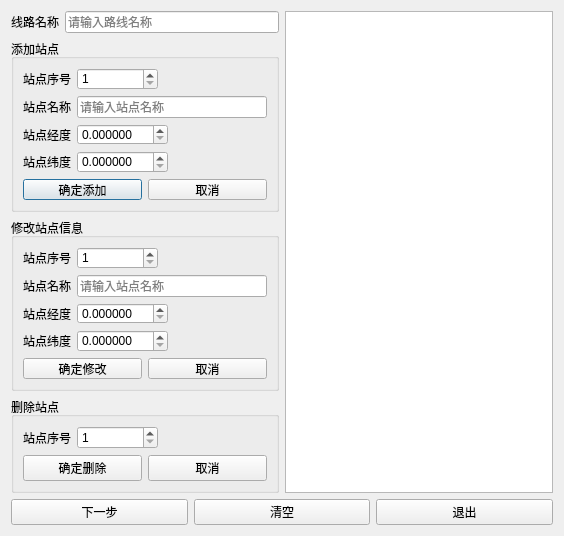
<?xml version="1.0" encoding="UTF-8"?>
<ui version="4.0">
 <class>add_line</class>
 <widget class="QDialog" name="add_line">
  <property name="geometry">
   <rect>
    <x>0</x>
    <y>0</y>
    <width>564</width>
    <height>536</height>
   </rect>
  </property>
  <property name="minimumSize">
   <size>
    <width>564</width>
    <height>536</height>
   </size>
  </property>
  <property name="maximumSize">
   <size>
    <width>564</width>
    <height>536</height>
   </size>
  </property>
  <property name="windowTitle">
   <string>添加站点</string>
  </property>
  <layout class="QVBoxLayout" name="verticalLayout_5">
   <item>
    <layout class="QHBoxLayout" name="horizontalLayout_15">
     <item>
      <layout class="QVBoxLayout" name="verticalLayout_4">
       <item>
        <layout class="QHBoxLayout" name="horizontalLayout_5">
         <item>
          <widget class="QLabel" name="label">
           <property name="text">
            <string>线路名称</string>
           </property>
          </widget>
         </item>
         <item>
          <widget class="QLineEdit" name="lin_Lname">
           <property name="placeholderText">
            <string>请输入路线名称</string>
           </property>
           <property name="clearButtonEnabled">
            <bool>true</bool>
           </property>
          </widget>
         </item>
        </layout>
       </item>
       <item>
        <widget class="QGroupBox" name="groupBox">
         <property name="title">
          <string>添加站点</string>
         </property>
         <layout class="QVBoxLayout" name="verticalLayout">
          <item>
           <layout class="QHBoxLayout" name="horizontalLayout" stretch="1,3,4">
            <item>
             <widget class="QLabel" name="label_6">
              <property name="text">
               <string>站点序号</string>
              </property>
             </widget>
            </item>
            <item>
             <widget class="QSpinBox" name="sbx_addst_num">
              <property name="minimum">
               <number>1</number>
              </property>
             </widget>
            </item>
            <item>
             <spacer name="horizontalSpacer">
              <property name="orientation">
               <enum>Qt::Horizontal</enum>
              </property>
              <property name="sizeHint" stdset="0">
               <size>
                <width>40</width>
                <height>20</height>
               </size>
              </property>
             </spacer>
            </item>
           </layout>
          </item>
          <item>
           <layout class="QHBoxLayout" name="horizontalLayout_2">
            <item>
             <widget class="QLabel" name="label_3">
              <property name="text">
               <string>站点名称</string>
              </property>
             </widget>
            </item>
            <item>
             <widget class="QLineEdit" name="lin_addst_name">
              <property name="placeholderText">
               <string>请输入站点名称</string>
              </property>
              <property name="clearButtonEnabled">
               <bool>true</bool>
              </property>
             </widget>
            </item>
           </layout>
          </item>
          <item>
           <layout class="QHBoxLayout" name="horizontalLayout_3">
            <item>
             <widget class="QLabel" name="label_4">
              <property name="text">
               <string>站点经度</string>
              </property>
             </widget>
            </item>
            <item>
             <widget class="QDoubleSpinBox" name="sbx_addst_lon">
              <property name="decimals">
               <number>6</number>
              </property>
              <property name="maximum">
               <double>199.990000000000009</double>
              </property>
             </widget>
            </item>
            <item>
             <spacer name="horizontalSpacer_5">
              <property name="orientation">
               <enum>Qt::Horizontal</enum>
              </property>
              <property name="sizeHint" stdset="0">
               <size>
                <width>40</width>
                <height>20</height>
               </size>
              </property>
             </spacer>
            </item>
           </layout>
          </item>
          <item>
           <layout class="QHBoxLayout" name="horizontalLayout_4">
            <item>
             <widget class="QLabel" name="label_5">
              <property name="text">
               <string>站点纬度</string>
              </property>
             </widget>
            </item>
            <item>
             <widget class="QDoubleSpinBox" name="sbx_addst_lat">
              <property name="decimals">
               <number>6</number>
              </property>
              <property name="maximum">
               <double>199.990000000000009</double>
              </property>
             </widget>
            </item>
            <item>
             <spacer name="horizontalSpacer_6">
              <property name="orientation">
               <enum>Qt::Horizontal</enum>
              </property>
              <property name="sizeHint" stdset="0">
               <size>
                <width>40</width>
                <height>20</height>
               </size>
              </property>
             </spacer>
            </item>
           </layout>
          </item>
          <item>
           <layout class="QHBoxLayout" name="horizontalLayout_11">
            <item>
             <widget class="QPushButton" name="btn_add_ok">
              <property name="text">
               <string>确定添加</string>
              </property>
              <property name="checkable">
               <bool>false</bool>
              </property>
             </widget>
            </item>
            <item>
             <widget class="QPushButton" name="btn_add_can">
              <property name="text">
               <string>取消</string>
              </property>
             </widget>
            </item>
           </layout>
          </item>
         </layout>
        </widget>
       </item>
       <item>
        <widget class="QGroupBox" name="groupBox_2">
         <property name="title">
          <string>修改站点信息</string>
         </property>
         <layout class="QVBoxLayout" name="verticalLayout_2">
          <item>
           <layout class="QHBoxLayout" name="horizontalLayout_6" stretch="1,3,4">
            <item>
             <widget class="QLabel" name="label_9">
              <property name="text">
               <string>站点序号</string>
              </property>
             </widget>
            </item>
            <item>
             <widget class="QSpinBox" name="sbx_chgst_num">
              <property name="minimum">
               <number>1</number>
              </property>
             </widget>
            </item>
            <item>
             <spacer name="horizontalSpacer_2">
              <property name="orientation">
               <enum>Qt::Horizontal</enum>
              </property>
              <property name="sizeHint" stdset="0">
               <size>
                <width>40</width>
                <height>20</height>
               </size>
              </property>
             </spacer>
            </item>
           </layout>
          </item>
          <item>
           <layout class="QHBoxLayout" name="horizontalLayout_7">
            <item>
             <widget class="QLabel" name="label_10">
              <property name="text">
               <string>站点名称</string>
              </property>
             </widget>
            </item>
            <item>
             <widget class="QLineEdit" name="lin_chgst_name">
              <property name="placeholderText">
               <string>请输入站点名称</string>
              </property>
              <property name="clearButtonEnabled">
               <bool>true</bool>
              </property>
             </widget>
            </item>
           </layout>
          </item>
          <item>
           <layout class="QHBoxLayout" name="horizontalLayout_8">
            <item>
             <widget class="QLabel" name="label_8">
              <property name="text">
               <string>站点经度</string>
              </property>
             </widget>
            </item>
            <item>
             <widget class="QDoubleSpinBox" name="sbx_chgst_lon">
              <property name="decimals">
               <number>6</number>
              </property>
              <property name="maximum">
               <double>199.990000000000009</double>
              </property>
             </widget>
            </item>
            <item>
             <spacer name="horizontalSpacer_3">
              <property name="orientation">
               <enum>Qt::Horizontal</enum>
              </property>
              <property name="sizeHint" stdset="0">
               <size>
                <width>40</width>
                <height>20</height>
               </size>
              </property>
             </spacer>
            </item>
           </layout>
          </item>
          <item>
           <layout class="QHBoxLayout" name="horizontalLayout_9">
            <item>
             <widget class="QLabel" name="label_7">
              <property name="text">
               <string>站点纬度</string>
              </property>
             </widget>
            </item>
            <item>
             <widget class="QDoubleSpinBox" name="sbx_chgst_lat">
              <property name="decimals">
               <number>6</number>
              </property>
              <property name="maximum">
               <double>199.990000000000009</double>
              </property>
             </widget>
            </item>
            <item>
             <spacer name="horizontalSpacer_4">
              <property name="orientation">
               <enum>Qt::Horizontal</enum>
              </property>
              <property name="sizeHint" stdset="0">
               <size>
                <width>40</width>
                <height>20</height>
               </size>
              </property>
             </spacer>
            </item>
           </layout>
          </item>
          <item>
           <layout class="QHBoxLayout" name="horizontalLayout_12">
            <item>
             <widget class="QPushButton" name="btn_chg_ok">
              <property name="text">
               <string>确定修改</string>
              </property>
              <property name="default">
               <bool>false</bool>
              </property>
             </widget>
            </item>
            <item>
             <widget class="QPushButton" name="btn_chg_can">
              <property name="text">
               <string>取消</string>
              </property>
             </widget>
            </item>
           </layout>
          </item>
         </layout>
        </widget>
       </item>
       <item>
        <widget class="QGroupBox" name="groupBox_3">
         <property name="title">
          <string>删除站点</string>
         </property>
         <layout class="QVBoxLayout" name="verticalLayout_3">
          <item>
           <layout class="QHBoxLayout" name="horizontalLayout_10" stretch="1,3,4">
            <item>
             <widget class="QLabel" name="label_13">
              <property name="text">
               <string>站点序号</string>
              </property>
             </widget>
            </item>
            <item>
             <widget class="QSpinBox" name="sbx_delst_num">
              <property name="minimum">
               <number>1</number>
              </property>
             </widget>
            </item>
            <item>
             <spacer name="horizontalSpacer_7">
              <property name="orientation">
               <enum>Qt::Horizontal</enum>
              </property>
              <property name="sizeHint" stdset="0">
               <size>
                <width>40</width>
                <height>20</height>
               </size>
              </property>
             </spacer>
            </item>
           </layout>
          </item>
          <item>
           <layout class="QHBoxLayout" name="horizontalLayout_13">
            <item>
             <widget class="QPushButton" name="btn_del_ok">
              <property name="text">
               <string>确定删除</string>
              </property>
             </widget>
            </item>
            <item>
             <widget class="QPushButton" name="btn_del_can">
              <property name="text">
               <string>取消</string>
              </property>
             </widget>
            </item>
           </layout>
          </item>
         </layout>
        </widget>
       </item>
      </layout>
     </item>
     <item>
      <widget class="QTextBrowser" name="txb_dsp"/>
     </item>
    </layout>
   </item>
   <item>
    <layout class="QHBoxLayout" name="horizontalLayout_14">
     <item>
      <widget class="QPushButton" name="btn_next">
       <property name="sizePolicy">
        <sizepolicy hsizetype="Minimum" vsizetype="Preferred">
         <horstretch>0</horstretch>
         <verstretch>0</verstretch>
        </sizepolicy>
       </property>
       <property name="text">
        <string>下一步</string>
       </property>
      </widget>
     </item>
     <item>
      <widget class="QPushButton" name="btn_clr">
       <property name="sizePolicy">
        <sizepolicy hsizetype="Minimum" vsizetype="Preferred">
         <horstretch>0</horstretch>
         <verstretch>0</verstretch>
        </sizepolicy>
       </property>
       <property name="text">
        <string>清空</string>
       </property>
      </widget>
     </item>
     <item>
      <widget class="QPushButton" name="btn_exit">
       <property name="text">
        <string>退出</string>
       </property>
      </widget>
     </item>
    </layout>
   </item>
  </layout>
 </widget>
 <resources/>
 <connections/>
</ui>
